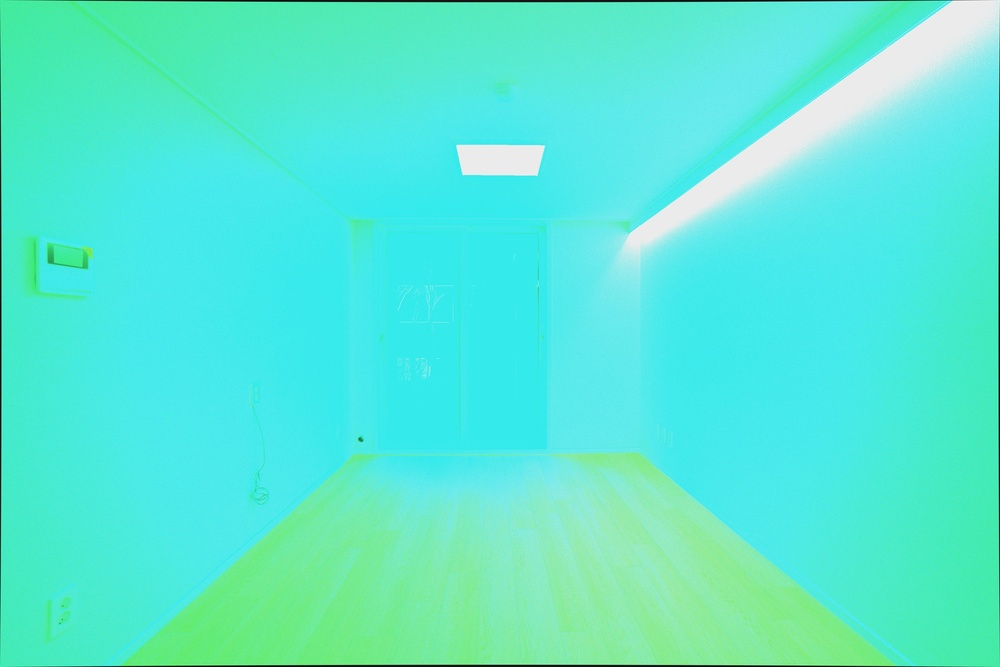
#> input picture tools/darktable-gemini-batch/style_samples/sample_A.jpg, 1000 x 667 px, shrunk from 3514 x 2344 before the run
$ python interior_opencv_auto_level.py darktable-gemini-batch/style_samples/sample_A.jpg --output out.png
#> lines starting #> are read from the running program, lines starting #| are printed output that depends on the picture; after the words box and inside, x2 and y2 are one past the last pixel; in counts of white or black regions, pixels touching at a corner belong together
#!/usr/bin/env python3
"""
인테리어 사진: Canny + HoughLinesP로 직선 검출 → 기울기 각도 추정 → 회전 후 검은 여백 제거 크롭.
추가로 원근(키스톤) 보정: 검출된 수평·수직선 교차로 사각형을 추정해 투시 변환.

  pip install opencv-python numpy
  python3 tools/interior_opencv_auto_level.py input.jpg -o out.jpg
  python3 tools/interior_opencv_auto_level.py input.jpg -o out.jpg --perspective
"""

from __future__ import annotations

import argparse
import math
from pathlib import Path

import cv2
import numpy as np

# ---------------------------------------------------------------------------
# 1) 직선 검출 (Canny + HoughLinesP)
# ---------------------------------------------------------------------------


def detect_lines_hough(
    gray: np.ndarray,
    *,
    canny_low: int = 50,
    canny_high: int = 150,
    hough_threshold: int = 70,
    min_line_length: int = 55,
    max_line_gap: int = 12,
) -> np.ndarray | None:
    """에지 검출 후 확률적 허프 직선. 반환 shape (N, 1, 4) 또는 None."""
    blur = cv2.GaussianBlur(gray, (5, 5), 0)
    edges = cv2.Canny(blur, canny_low, canny_high)
    lines = cv2.HoughLinesP(
        edges,
        rho=1,
        theta=np.pi / 180,
        threshold=hough_threshold,
        minLineLength=min_line_length,
        maxLineGap=max_line_gap,
    )
    return lines


def _segment_length(x1: float, y1: float, x2: float, y2: float) -> float:
    return float(math.hypot(x2 - x1, y2 - y1))


def _angle_deg_from_horizontal(x1: float, y1: float, x2: float, y2: float) -> float:
    """수평선 기준 각도 [-90, 90]."""
    ang = math.degrees(math.atan2(y2 - y1, x2 - x1))
    while ang <= -90:
        ang += 180
    while ang > 90:
        ang -= 180
    return ang


# ---------------------------------------------------------------------------
# 2) 기울기 각도 (수평·수직선 기여를 동일 회전으로 통합)
# ---------------------------------------------------------------------------


def _weighted_median_1d(values: list[float], weights: list[float]) -> float | None:
    """가중 중앙값(정렬 누적 가중)."""
    if not values:
        return None
    v = np.asarray(values, dtype=np.float64)
    w = np.asarray(weights, dtype=np.float64)
    if len(v) == 1:
        return float(v[0])
    order = np.argsort(v)
    v = v[order]
    w = w[order]
    cum = np.cumsum(w)
    half = cum[-1] / 2.0
    idx = int(np.searchsorted(cum, half))
    idx = min(max(idx, 0), len(v) - 1)
    return float(v[idx])


# [12 lines left out: function _median_trim, not called in this run]


def estimate_skew_angle_deg(
    lines: np.ndarray | None,
    *,
    min_length: float = 45.0,
    _retry_looser: bool = True,
) -> float:
    """
    검출 선들로 카메라 롤(이미지 평면 내 회전) 추정.

    인테리어에서 타일 대각선·가구 경사 등 **약 30°~55° 대각선은 제외**하고,
    **벽·문·천장선에 가까운 수평·수직**만 사용합니다. 긴 선에 더 큰 가중.
    수평·수직 추정이 어긋나면 **수직(벽) 쪽을 우선**합니다.
    """
    if lines is None or len(lines) == 0:
        return 0.0

    h_vals: list[float] = []
    h_w: list[float] = []
    v_vals: list[float] = []
    v_w: list[float] = []

    for seg in lines[:, 0, :]:
        x1, y1, x2, y2 = (float(seg[0]), float(seg[1]), float(seg[2]), float(seg[3]))
        ln = _segment_length(x1, y1, x2, y2)
        if ln < min_length:
            continue
        ang = _angle_deg_from_horizontal(x1, y1, x2, y2)
        w = float(ln**1.15)

        # 대각선 구간 제외 (45° 부근 타일·사선 가구)
        if abs(ang) < 32:
            h_vals.append(ang)
            h_w.append(w)
        elif abs(ang) > 58:
            v_skew = (ang - 90.0) if ang > 0 else (ang + 90.0)
            v_vals.append(v_skew)
            v_w.append(w)

    def combine() -> float:
        mv = _weighted_median_1d(v_vals, v_w) if len(v_vals) >= 2 else None
        if mv is None and v_vals:
            mv = _median_trim(v_vals)
        mh = _weighted_median_1d(h_vals, h_w) if len(h_vals) >= 2 else None
        if mh is None and h_vals:
            mh = _median_trim(h_vals)

        if mv is not None and mh is not None:
            if abs(mv - mh) <= 3.5:
                return (mv + mh) / 2.0
            return mv
        if mv is not None:
            return mv
        if mh is not None:
            return mh
        return 0.0

    skew = combine()
    # 긴 선이 거의 없어 0°에 가깝게 나온 경우에만, 짧은 선까지 한 번 더 사용
    if _retry_looser and abs(skew) < 0.12 and min_length > 30:
        skew2 = estimate_skew_angle_deg(
            lines,
            min_length=max(30.0, min_length * 0.62),
            _retry_looser=False,
        )
        if abs(skew2) >= abs(skew):
            return float(skew2)
    return float(skew)


# [72 lines left out: functions _acute_angle_from_horizontal_0_180, _is_strong_vertical_segment, vertical_skew_candidates_list, estimate_skew_vertical_only_deg, not called in this run]


# ---------------------------------------------------------------------------
# 3) 회전 + 검은 여백 제거 크롭
# ---------------------------------------------------------------------------


def rotate_image_full_canvas(
    img: np.ndarray,
    angle_deg: float,
    *,
    border_value: tuple[int, int, int] = (0, 0, 0),
) -> np.ndarray:
    """중심 기준 회전. 캔버스를 확장해 잘리지 않게 함."""
    h, w = img.shape[:2]
    center = (w / 2.0, h / 2.0)
    m = cv2.getRotationMatrix2D(center, angle_deg, 1.0)
    cos = abs(m[0, 0])
    sin = abs(m[0, 1])
    new_w = int(h * sin + w * cos)
    new_h = int(h * cos + w * sin)
    m[0, 2] += new_w / 2 - center[0]
    m[1, 2] += new_h / 2 - center[1]
    return cv2.warpAffine(
        img,
        m,
        (new_w, new_h),
        flags=cv2.INTER_LINEAR,
        borderMode=cv2.BORDER_CONSTANT,
        borderValue=border_value,
    )


def crop_non_black_bbox(
    img: np.ndarray,
    *,
    threshold: int = 1,
) -> np.ndarray:
    """거의 검은 영역을 제외한 최소 축정렬 바운딩 박스로 크롭. uint8 / uint16 모두 지원."""
    if img.dtype == np.uint16:
        if img.ndim == 3:
            gray = cv2.cvtColor(img, cv2.COLOR_BGR2GRAY)
        else:
            gray = img
        mask = (gray > 0).astype(np.uint8) * 255
        coords = cv2.findNonZero(mask)
        if coords is None:
            return img
        x, y, cw, ch = cv2.boundingRect(coords)
        return img[y : y + ch, x : x + cw]

    if img.ndim == 3:
        gray = cv2.cvtColor(img, cv2.COLOR_BGR2GRAY)
    else:
        gray = img
    _, bw = cv2.threshold(gray, threshold, 255, cv2.THRESH_BINARY)
    coords = cv2.findNonZero(bw)
    if coords is None:
        return img
    x, y, cw, ch = cv2.boundingRect(coords)
    return img[y : y + ch, x : x + cw]


def auto_level_rotate_and_crop(
    img: np.ndarray,
    *,
    skew_deg: float | None = None,
    lines: np.ndarray | None = None,
    canny_low: int = 50,
    canny_high: int = 150,
    hough_threshold: int = 80,
    min_line_length: int = 55,
    max_line_gap: int = 12,
    min_seg_for_skew: float = 45.0,
) -> tuple[np.ndarray, float]:
    """
    skew_deg가 None이면 그레이스케일에서 직선 검출 후 각도 추정.
    반환: (보정 이미지, 적용한 회전각도). 회전은 -skew(롤 보정).
    """
    gray = cv2.cvtColor(img, cv2.COLOR_BGR2GRAY) if img.ndim == 3 else img
    if skew_deg is None:
        if gray.dtype == np.uint16:
            gray = (np.clip(gray.astype(np.float32) / 257.0, 0, 255)).astype(
                np.uint8,
            )
        ln = detect_lines_hough(
            gray,
            canny_low=canny_low,
            canny_high=canny_high,
            hough_threshold=hough_threshold,
            min_line_length=min_line_length,
            max_line_gap=max_line_gap,
        )
        if lines is not None:
            ln = lines
        skew_deg = estimate_skew_angle_deg(ln, min_length=min_seg_for_skew)

    rotation = -skew_deg
    rotated = rotate_image_full_canvas(img, rotation)
    cropped = crop_non_black_bbox(rotated)
    return cropped, rotation


# ---------------------------------------------------------------------------
# 4) 원근 보정: 선 교차로 사각형 추정 → 투시 변환
# ---------------------------------------------------------------------------


# [46 lines left out: functions _line_intersection_infinite, _classify_line, _classify_line_perspective, not called in this run]


def _seg_min_x(s: tuple[float, float, float, float]) -> float:
    return min(s[0], s[2])


def _seg_max_x(s: tuple[float, float, float, float]) -> float:
    return max(s[0], s[2])


def _seg_min_y(s: tuple[float, float, float, float]) -> float:
    return min(s[1], s[3])


def _seg_max_y(s: tuple[float, float, float, float]) -> float:
    return max(s[1], s[3])


# [287 lines left out: functions _pick_extreme_line, _pick_boundary_line, _quad_from_four_lines, estimate_perspective_quad_from_lines, warp_quad_to_rectangle, perspective_correction_from_lines and 3 more, not called in this run]


def _horizontal_image_edge(y: float, img_w: int) -> tuple[float, float, float, float]:
    """y = const 인 무한 직선을 선분으로 표현."""
    return (0.0, y, float(img_w - 1), y)


# [183 lines left out: functions _anchor_quad_to_center, _blend_src_quads, lightroom_style_perspective_warp, lightroom_vertical_candidate_count, _draw_lines_debug, not called in this run]


def draw_lines_debug(bgr: np.ndarray, lines: np.ndarray | None) -> np.ndarray:
    """검출 직선을 원본 위에 녹색으로 그린 디버그 이미지."""
    return _draw_lines_debug(bgr, lines)


def main() -> None:
    ap = argparse.ArgumentParser(
        description="Canny+Hough 직선 → 기울기 보정(회전+크롭), 선택적 원근 보정",
    )
    ap.add_argument("input", type=Path, help="입력 이미지")
    ap.add_argument("-o", "--output", type=Path, required=True, help="출력 이미지")
    ap.add_argument(
        "--perspective",
        action="store_true",
        help="원근 보정(선 기반 사각형)을 회전 보정 후 추가 적용",
    )
    ap.add_argument(
        "--debug-lines",
        type=Path,
        default=None,
        help="검출 직선을 그린 디버그 이미지 저장 경로",
    )
    args = ap.parse_args()

    path = args.input
    if not path.is_file():
        raise SystemExit(f"파일 없음: {path}")

    img = cv2.imread(str(path))
#> img is the input picture: shape (667, 1000, 3); mean B, G, R 210.4, 233.3, 87.2
    if img is None:
        raise SystemExit(f"이미지를 읽을 수 없음: {path}")

    gray = cv2.cvtColor(img, cv2.COLOR_BGR2GRAY)
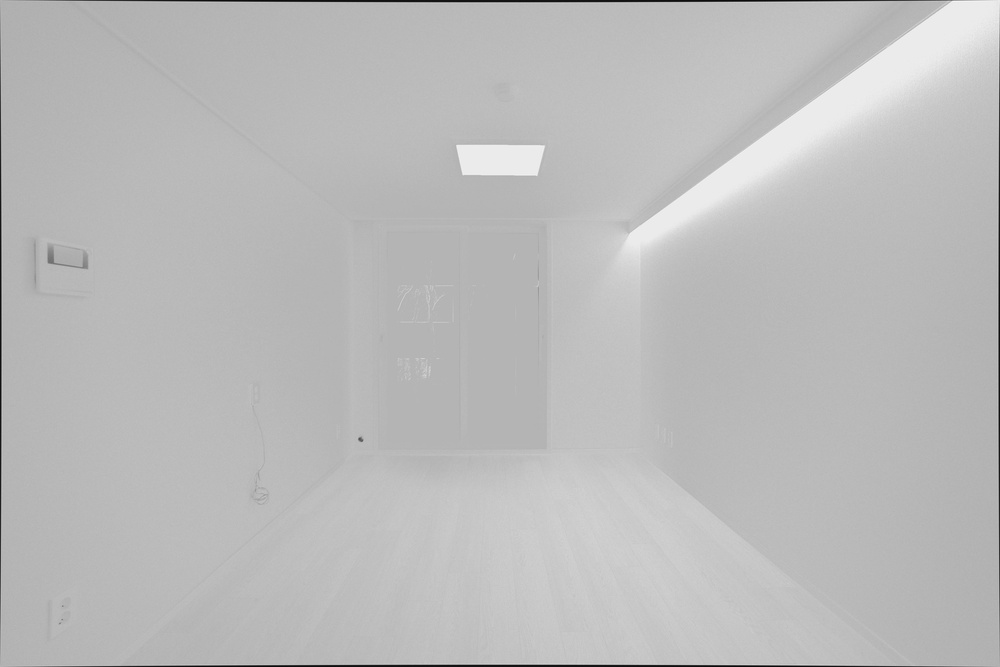
#> gray: shape (667, 1000); min 6, max 246, mean 187
    lines = detect_lines_hough(gray)
#> in detect_lines_hough, `edges = cv2.Canny(blur, canny_low, canny_high)`:
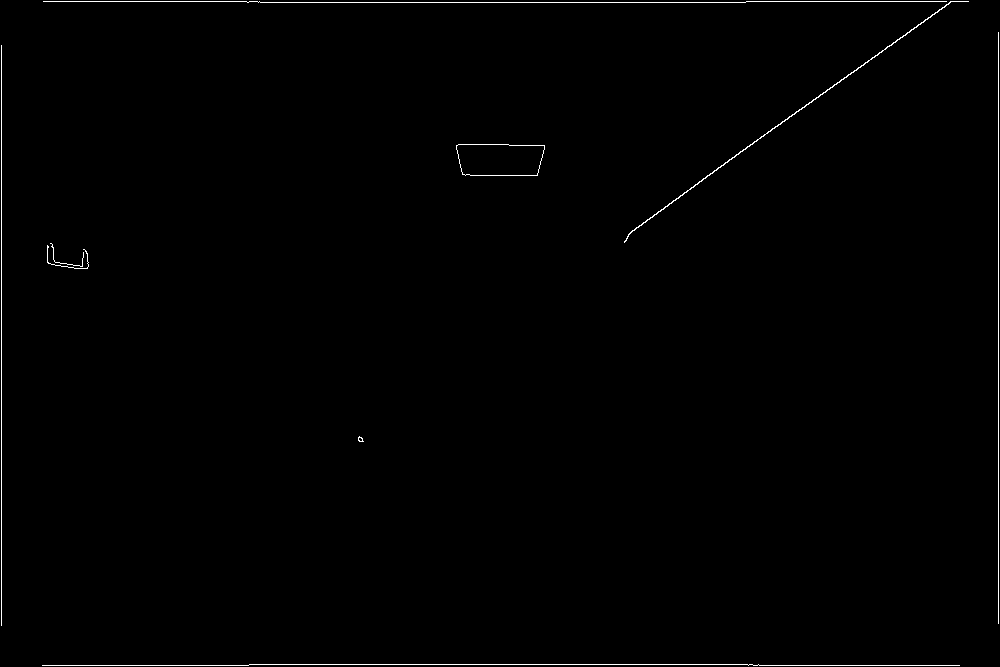
#> edges: shape (667, 1000); 0.59% white in thin lines or dots
#> in detect_lines_hough, `lines = cv2.HoughLinesP( edges, rho=1, theta=np.pi / 180, threshold=ho..`: lines = [[998, 623, 998, 32], [42, 665, 248, 665], [1, 625, 1, 45], [249, 664, 758, 664], [247, 2, 745, 2], [746, 1, 968, 1], [628, 234, 858, 67], [770, 131, 939, 9], [818, 97, 949, 2]]
    if args.debug_lines:
        dbg = _draw_lines_debug(img, lines)
        args.debug_lines.parent.mkdir(parents=True, exist_ok=True)
        cv2.imwrite(str(args.debug_lines), dbg)

    skew = estimate_skew_angle_deg(lines)
#> the loop in estimate_skew_angle_deg, `for seg in lines[:, 0, :]:` made 9 passes
#> (x1, y1, x2, y2, ln, ang, w, v_skew) on passes 1, 3: (998, 623, 998, 32, 591, 90, 1539.3, 0), (1, 625, 1, 45, 580, 90, 1506.4, 0)
#> (x1, y1, x2, y2, ln, ang, w) on passes 2, 4, 5, 6, 7, 8: (42, 665, 248, 665, 206, 0, 458.1), (249, 664, 758, 664, 509, 0, 1296.4), (247, 2, 745, 2, 498, 0, 1264.2), (746, 1, 968, 1, 222, 0, 499.2), (628, 234, 858, 67, 284.2, -35.98, 663.3), (770, 131, 939, 9, 208.4, -35.83, 464.3)
#> after the loop in estimate_skew_angle_deg, `for seg in lines[:, 0, :]:`: h_vals = [0, 0, 0, 0]; h_w = [458.1, 1296.4, 1264.2, 499.2]; v_vals = [0, 0]; v_w = [1539.3, 1506.4]
#> in _weighted_median_1d, `v = np.asarray(values, dtype=np.float64)`: v = [0, 0]
#> in _weighted_median_1d, `w = np.asarray(weights, dtype=np.float64)`: w = [1539.3, 1506.4]
#> in _weighted_median_1d, `order = np.argsort(v)`: order = [0, 1]
#> in _weighted_median_1d, `cum = np.cumsum(w)`: cum = [1539.3, 3045.7]
#> in _weighted_median_1d, `half = cum[-1] / 2.0`: half = 1522.9
#> in _weighted_median_1d, `idx = int(np.searchsorted(cum, half))`: idx = 0
#> the loop in estimate_skew_angle_deg (call 2), `for seg in lines[:, 0, :]:` made 9 passes
#> skew = 0
    leveled, rot_deg = auto_level_rotate_and_crop(img, skew_deg=skew)
#> in rotate_image_full_canvas, `m = cv2.getRotationMatrix2D(center, angle_deg, 1.0)`: m = [[1, 0, 0], [0, 1, 0]]
#> in rotate_image_full_canvas, `cos = abs(m[0, 0])`: cos = 1
#> in rotate_image_full_canvas, `sin = abs(m[0, 1])`: sin = 0
#> in rotate_image_full_canvas, `new_w = int(h * sin + w * cos)`: new_w = 1000
#> in rotate_image_full_canvas, `new_h = int(h * cos + w * sin)`: new_h = 667
#> in crop_non_black_bbox, `_, bw = cv2.threshold(gray, threshold, 255, cv2.THRESH_BINARY)`: bw: shape (667, 1000); every value is 255
#> in crop_non_black_bbox, `coords = cv2.findNonZero(bw)`: coords = contour of 667000 points, box (x1, y1, x2, y2) (0, 0, 1000, 667), area 0
#> in crop_non_black_bbox, `x, y, cw, ch = cv2.boundingRect(coords)`: x = 0; cw = 1000; ch = 667
#> rot_deg = 0

    if args.perspective:
        leveled, ok = perspective_correction_from_lines(leveled)
        if not ok:
            print(
                "경고: 원근 사각형 추정 실패 — 회전·크롭만 적용했습니다.",
                file=__import__("sys").stderr,
            )

    args.output.parent.mkdir(parents=True, exist_ok=True)
    cv2.imwrite(str(args.output), leveled)
    print(
        f"저장: {args.output}  (추정 기울기 {skew:.2f}°, 적용 회전 {rot_deg:.2f}°)",
    )
#| 저장: out.png  (추정 기울기 0.00°, 적용 회전 -0.00°)


if __name__ == "__main__":
    main()
